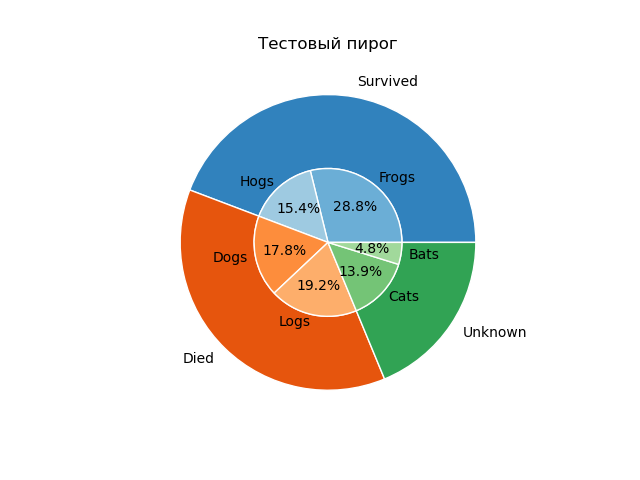

The script that drew this image:
import matplotlib.pyplot as plt
import numpy as np
		
fig, ax = plt.subplots()

size = 0.5

# данные
vals = np.array([[60., 32.], [37., 40.], [29., 10.]])

# labels
labels_in = 'Frogs', 'Hogs', 'Dogs', 'Logs', 'Cats', 'Bats'
labels_out = 'Survived', 'Died', 'Unknown'

# выбор цветовой схемы ввиде array
cmap = plt.get_cmap("tab20c") 

# выбор цветов из цветовой схемы
outer_colors = cmap(np.arange(3)*4) 
inner_colors = cmap([1, 2, 5, 6, 9, 10]) 

# outer circle
ax.pie(vals.sum(axis=1), radius=1, colors=outer_colors, labels = labels_out,
       wedgeprops=dict(width=size, edgecolor='w'))

# inner circle
ax.pie(vals.flatten(), radius=1-size, autopct='%1.1f%%', colors=inner_colors, labels = labels_in, 
       wedgeprops=dict(width=size, edgecolor='w'))

ax.set(aspect="equal", title='Тестовый пирог')
plt.show()
